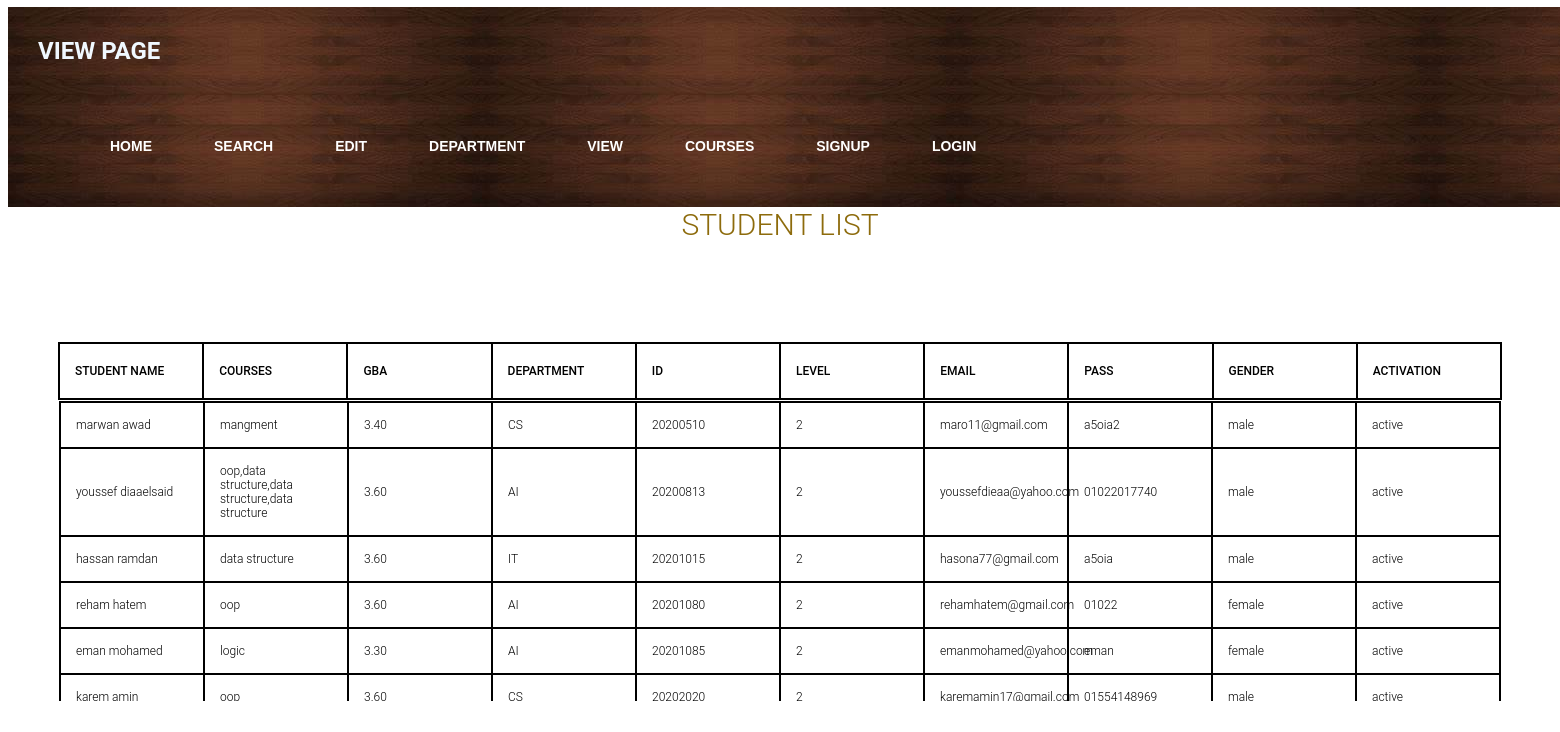
/view, run on the app's committed database.
### studnet/models.py (models this page shows, shortened)
class studnet(models.Model):
    studentname = models.CharField(max_length=50)
    course = models.CharField(max_length=50)
    department = models.CharField(max_length=50)
    student_id=models.CharField(max_length=50)
    gpa=models.DecimalField(max_digits=3,decimal_places=2)
    level=models.CharField(max_length=1)
    password=models.CharField(max_length=50)
    email=models.CharField(max_length=50)
    gender=models.CharField(max_length=6)
    activation=models.CharField(max_length=10)
    class Meta:
        verbose_name='FCAI_students'
    class Meta:
        ordering = ['student_id']

### studnet/views.py (the view)
# urls.py: path('view',views.studnet_inf,name='studnet_inf'),
def studnet_inf(request):
   return render(request, 'pages/html/view.html',{'students':studnet.objects.all()})

### templates/pages/html/view.html (shortened to what this page needs)
<!DOCTYPE html>
<html lang="en">
<head>
    {% load static %}
    <link rel="stylesheet" href="{% static 'css/view.css' %}">
</head>
<body>
    <div class="menu" style="margin-top:-13px;">
        <h2 style="color: aliceblue; margin: 30px;">VIEW PAGE
        </h2>
        <ul>
            <li>
                <a href="home.html">HOME</a></li>
            <li><a href="search "> SEARCH </a></li>
            <li><a href="edit.html "> EDIT </a></li>
            <li>
                <a href="department.html ">DEPARTMENT</a></li>
            <li><a href=" view ">VIEW</a></li>
            <li><a href="courses.html ">COURSES</a></li>
            <li><a href="signup.html ">SIGNUP</a></li>
            <li><a href="login.html ">LOGIN</a></li>
        </ul>
    </div>
    <h1 style="text-align: center; color:#8d6b0c ; "> student list</h1>
    <section>
        <h1>Fixed Table header</h1>
        <div class="tbl-header ">
            <table cellpadding="0 " cellspacing="0 " border="0 ">
                <thead>
                    <tr>
                        <th>student name</th>
                        <th>Courses</th>
                        <th>Gba</th>
                        <th>Department</th>
                        <th>ID</th>
                        <th>LEVEL</th>
                        <th>EMAIL</th>
                        <th>PASS</th>
                        <th>GENDER</th>
                        <th>ACTIVATION</th>
                    </tr>
                </thead>
            </table>
        </div>
        <div class="tbl-content ">
            <table cellpadding="0 " cellspacing="0 " border="0 ">
                <tbody>
                    {%for x in students %}
                    <tr>
                        <td>{{x.studentname}}</td>
                        <td>{{x.course}} </td>
                        <td>{{x.gpa}}</td>
                        <td>{{x.department}}</td>
                        <td>{{x.student_id}}</td>
                        <td>{{x.level}}</td>
                        <td>{{x.email}}</td>
                        <td>{{x.password}}</td>
                        <td>{{x.gender}}</td>
                        <td>{{x.activation}}</td>
                    </tr>
                    {% endfor %}
                </tbody>
            </table>
        </div>
    </section>
</body>
</html>

### firstone/static/css/view.css (style rules this page uses)
.menu { padding: 0%; margin: 0%; background-image: url(OIP.jpg); width: 1900px; float: left; height: 200px; box-sizing: border-box; }
ul { margin-right: 500px; float: left; display: flex; }
ul li { list-style: none; margin-left: 62px; margin-top: 27px; font-size: 14px; }
ul li a { text-decoration: none; color: white; font-family: Arial; font-weight: bold; transition: 0.4s ease-in-out; }
h1 { font-size: 30px; color: #fff; text-transform: uppercase; font-weight: 300; text-align: center; margin-bottom: 15px; }
table { width:100%; table-layout: fixed; }
.tbl-header { background-color: rgba(255,255,255,0.3); }
.tbl-content { height:300px; overflow-x:auto; margin-top: 0px; border: 1px solid rgba(255,255,255,0.3); }
th { padding: 20px 15px; text-align: left; font-weight: 500; font-size: 12px; color: black; text-transform: uppercase; }
td { padding: 15px; text-align: left; vertical-align:middle; font-weight: 300; font-size: 12px; color: black; border-bottom: solid 1px rgba(255,255,255,0.1); }
body { font-family: 'Roboto', sans-serif; }
section { margin: 50px; }

### templates/pages/html/view.html (style rules this page uses)
table, th, td { border: 1px solid black; }

### data on the page
studnet: studentname "marwan awad", course "mangment", gpa "3.40", department "CS", student_id "20200510", level "2", email "maro11@gmail.com", password "a5oia2", gender "male", activation "active"
studnet: studentname "youssef diaaelsaid", course "oop,data structure,data structure,data structure", gpa "3.60", department "AI", student_id "20200813", level "2", email "youssefdieaa@yahoo.com", password "01022017740", gender "male", activation "active"
studnet: studentname "hassan ramdan", course "data structure", gpa "3.60", department "IT", student_id "20201015", level "2", email "hasona77@gmail.com", password "a5oia", gender "male", activation "active"
studnet: studentname "reham hatem", course "oop", gpa "3.60", department "AI", student_id "20201080", level "2", email "rehamhatem@gmail.com", password "01022", gender "female", activation "active"
studnet: studentname "eman mohamed", course "logic", gpa "3.30", department "AI", student_id "20201085", level "2", email "emanmohamed@yahoo.com", password "eman", gender "female", activation "active"
studnet: studentname "karem amin", course "oop", gpa "3.60", department "CS", student_id "20202020", level "2", email "karemamin17@gmail.com", password "01554148969", gender "male", activation "active"
